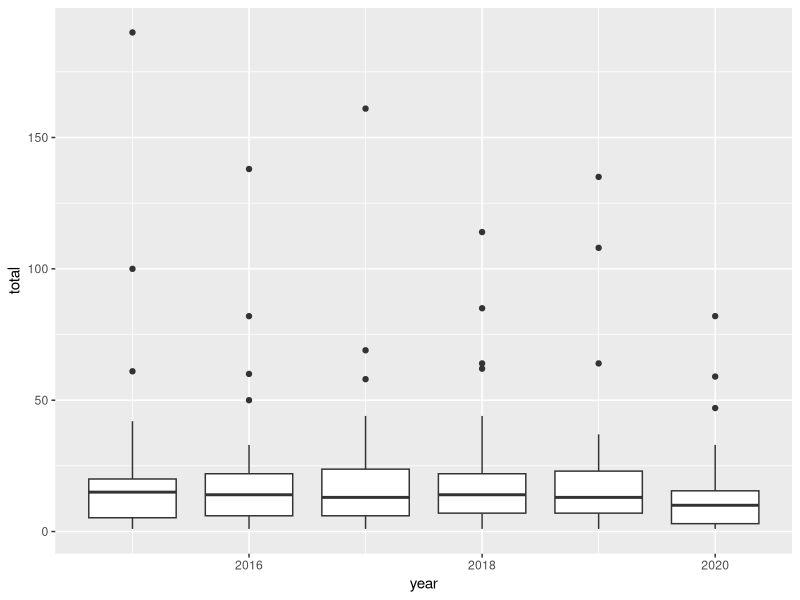

The R script that drew this image:
#Load Packages
library(tidyverse)

#Load and Filter Data
data <- read.csv("deaths_arrests.csv")
data2 <- read.csv("shootings_wash_post.csv")

filtered_data <- data %>%
  select(State, Avg.Annual.Police.Homicide.Rate) %>%
  group_by(State) %>%
  summarise(avg_rate = round(mean(Avg.Annual.Police.Homicide.Rate), digits = 2))

data2$date <- as.Date(data2$date)
data2$year <- as.numeric(format(data2$date, format = "%Y"))

boxplot_data <- data2 %>%
  select(name, state, year) %>%
  group_by(year, state) %>%
  summarise(total = n()) %>%
  select(year, total)

boxplot <- ggplot(boxplot_data, aes(x = year, y = total, group = year)) +
  geom_boxplot() +
  scale_fill_brewer(palette = "Paired")


